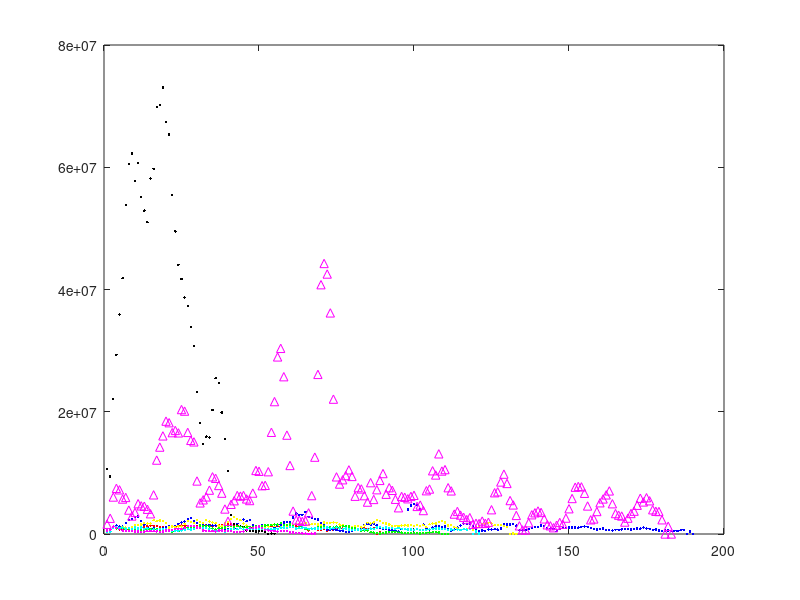

Recreate this plot in MATLAB.
clc
clear

figure(1);
dat1=[439538,206224,701334,503258,458875,451182,401277,457250,457172,529483,565096,646707,641012,632606,581880,610878,572951,609724,632236,660293,643567,691220,737443,722256,752948,803956,774540,660965,695683,666230,659363,674646,731936,706665,738374,765006,757470,783025,805384,737236,738942,720491,670441,683739,802320,760988,836078,844396,935968,841370,813110,762078,883028,751881,793960,870238,887263,813233,893908,860376,876909,883543,885245,825493,904910,842295,858391,898345,969560,972278,981195,983557,868099,781763,712776,705857,654862,708371,848310,789174,759653,802931,781996,696219,827951,883073,909426,1006859,990412,910499,931417,884362,838030,786129,764262,710409,716722,609047,658610,685002,715913,669593,701541,645582,663669,605048,606124,598643,643739,606667,568567,549683,456834,324760,211546,137192,90367,116911,135544,252634,276543,0,24464,41075];
dat2=[365362,311557,1185296,1377742,1199811,1238243,1826626,2278201,2465481,2787650,2840697,2129238,1505102,1028201,823815,952511,796888,794536,937584,1041873,1231459,1324742,1325629,1639192,1868419,2030134,2437796,2593112,2165634,1833752,1430234,1367364,1365462,1442961,1367795,1396559,965835,810093,776796,753128,843259,906888,1672089,2256697,2394283,2115213,2307801,1520099,969635,1322114,1433035,1391886,1495037,1469973,1066938,1390918,1510728,1912571,1956852,1965281,2681820,3344324,3141507,3153304,3592584,2796558,2635774,2483421,2389624,1814855,1593733,731678,722120,714188,663887,537619,520985,375035,392342,452246,613279,692923,911667,1431815,1655132,1490796,1671023,1407371,1005076,803638,871492,589705,606366,536875,426866,770382,1409352,3979832,4674872,4901050,4708171,4083390,1527853,886116,754665,1048536,1268252,1292166,1187054,1220896,725147,565234,711522,1054385,1397172,1707795,1613063,1691105,1256901,919172,536548,578640,497518,715610,729452,769894,724390,931635,1533713,1524582,1556699,1588606,1371732,573447,576806,615083,824149,1012396,1146667,1112675,1374516,1267919,978560,906193,838001,463657,828637,1028624,1027091,1043203,1052327,1034305,1040473,1182441,1202648,1181452,973481,796695,732294,820746,903944,663953,632105,561416,703218,678140,743425,821542,777515,712335,790887,873388,879654,1052621,917561,825666,681429,736071,550347,509287,554177,574330,461577,509309,517112,646706,687503,0,403748,46421];
dat3=[357750,319527,968083,1021173,1004367,1175581,1048315,949056,1163644,1473759,1494784,1578891,1771276,1729241,1722830,2278746,2091187,2233349,2129156,1790635,1045311,1234115,1074535,1259155,1229887,1671453,2102586,2000654,1844959,2325469,1931192,1845362,2295570,2051305,1875309,1786011,1368946,1203601,1741202,1964263,2488075,2782581,2443707,2277560,1743855,1388058,955749,931372,535767,752826,675994,1134987,1256730,1502843,1273018,1499867,1068218,1326478,1200020,1347127,1362606,1637995,1567773,1603912,1805727,1468241,1589451,1637281,1526877,1453712,1891808,1778139,1831654,1897035,1831166,1525358,1391357,1329642,1294552,1168551,1326887,1266427,1089356,1367667,1842468,1732875,1888485,2283783,2094179,1831278,1714374,1559487,1321647,1335183,1313745,1383945,1416806,1388055,1488636,1265861,1502867,1340732,1432786,1114700,1589854,1723138,1718438,1926669,2115239,1909446,1402021,1469318,1115818,955789,688355,813431,744004,795052,718026,1106778,1338337,1632924,1671983,1803920,1742693,1463315,1453879,1510347,1344521,1121542,0,80337,41434];
dat4=[10624746,9375989,22111999,29301025,35912139,41868621,53849196,60573217,62246930,57765398,60728102,55088254,52915083,51017345,58139883,59726224,69859984,70150984,73035155,67443163,65335677,55436744,49511358,44039102,41717531,38712785,37296950,33907834,30736343,23237401,18159451,14708260,15940733,15811024,20311513,25484094,24717411,19861566,15589983,10297370,3097529,1602009,1454405,1221360,1136698,593836,475745,481629,413695,498947,449010,367809,0,62460,44522];
dat5=[531020,335927,960100,924050,851609,948430,786303,845367,684029,643969,596276,640375,719544,671049,844799,812911,783474,609490,816836,595910,499863,433799,631163,476786,708372,831754,1031272,931131,1050847,1116818,1387333,1286129,1339721,1205000,916454,721392,930203,892838,1062078,1310346,1309637,1094847,1279556,1189521,1079462,1093234,1179312,1160032,1237933,1173837,1342469,1414386,1490932,1424358,1539106,1556505,1819971,1480814,1426546,1553418,1332104,1020457,1221615,1100629,829540,763154,874586,944772,1113334,1098307,1293205,1182787,1121976,1036549,1263407,1129015,1322535,1213333,1223579,935362,911301,607040,560537,601771,571044,323123,226301,144739,86218,159706,273871,368311,375820,353123,290530,212685,168002,167676,159054,156019,117655,107720,188952,211584,241728,307997,319989,237247,0,30334,19110];
dat6=[314855,399788,970583,1140363,1001788,1087354,876019,934242,806603,1051282,893915,1064764,863131,930296,597825,722046,680209,820792,846016,835791,696493,503894,523528,491587,557968,700389,813918,717254,777060,991651,966457,984873,965196,823831,613833,513225,457296,513919,441550,622645,817972,797502,781918,940340,770966,780571,872401,894006,837074,799742,777172,735628,769946,793762,834112,857692,1036010,1075393,1005889,1152122,1173332,924284,944078,1037152,970647,860274,890234,888385,904026,831334,949350,1043183,874214,937852,1075176,915258,804490,898788,722150,676102,642755,762799,646874,763729,771789,868636,865988,1069852,1140654,1008086,1040455,1013397,975431,853338,998830,829480,837105,748885,708161,644190,770179,626480,631484,670694,788207,838394,898700,927262,860298,800027,652155,737730,654280,741267,656844,774736,711894,832124,0,388627,95540];
dat7=[570139,725826,1208773,995269,785419,546830,470295,534119,485069,432608,386857,368351,382963,487863,518527,456885,414049,310912,378793,587332,565799,696200,858544,863924,790266,1022226,1330144,1325174,1265751,1056066,947044,594493,511917,476081,508435,423994,570538,563652,494646,480359,530284,314390,334122,348368,401548,685673,993029,959484,1051064,1235664,950800,637217,579976,512972,495963,423785,492830,501380,481371,264226,220071,157847,132791,109158,106695,0,70975,65557];
dat8=[1592399,2573171,6050637,7469000,7229136,5720338,5981237,3912343,2943803,3525897,4959016,4608344,4542435,4046306,3310060,6406866,12092147,14217785,16052392,18461689,18207361,16583104,16940783,16543218,20357680,20104156,16621697,15316942,15072705,8674585,5091624,5592044,6070440,7175138,9358079,9109164,7936272,6683961,4091130,2088311,4857925,5443495,6296746,6205570,6297839,5739742,5474351,6695632,10392478,10258037,7903755,7960435,10191834,16636499,21660054,28971738,30369325,25734330,16176732,11208751,3750752,2292288,2249259,2061934,2145550,3461252,6280963,12572754,26108852,40785638,44256624,42531016,36172193,22060640,9348668,8174242,8877094,9552024,10495756,9416520,6180432,7589539,7371763,6272023,5219411,8400875,5651950,7246095,8767912,9887222,6504906,7575163,7141510,5680223,4293106,6142841,6009714,5766097,6146600,6324228,4512760,4736271,3835325,7081734,7355383,10343008,9656195,13117586,10303697,10537068,7573513,7053849,3259988,3687688,3097592,2739191,2357580,2677575,1573626,1751890,1710384,2120332,1736720,1923329,3970932,6749976,6905438,8510915,9792459,8267117,5472496,4757629,3038108,1337380,669255,672951,1846412,3147918,3473344,3772374,3524936,2474898,1505065,1340674,1025723,1436906,1890926,1600014,2600768,4132250,5804598,7654167,7777828,7716204,6662001,4584483,2323299,2464253,3676814,5111726,5737095,6401701,7050066,4951015,3342433,3080568,2942170,1952945,2592103,3353651,3733626,4700482,5853033,5245397,5937772,5435918,3965060,3719005,3676020,2327296,0,1264381,0];
dat9=[475693,456832,970318,921158,736234,770266,704684,730264,743729,814067,889273,994361,1155137,1291922,1379087,1321934,1304272,1173107,1091410,1010316,1088776,1128186,1251754,1328696,1381840,1341083,1341886,1319188,1293618,1345288,1400382,1384016,1400111,1508492,1309884,1316921,1437013,1435095,1329662,1547405,1549035,1455676,1338552,1251922,1024724,1015173,960025,1087982,1170140,1335632,1269226,1330733,1296116,1272986,1233924,1277768,1183927,1165033,1259224,1244453,1228639,1245639,1131841,1005366,845589,601237,873342,789526,709996,735436,823884,590103,684922,693132,800543,893147,889839,858315,859800,903758,907227,866381,968808,976124,855481,854640,924038,0,266547];

%plot(1:length(dat1), dat1,'r.');
plot(1:length(dat9), dat9,'r.');
hold on
plot(1:length(dat2), dat2, 'b.');
plot(1:length(dat3), dat3, 'y.');
plot(1:length(dat4), dat4, 'k.');
plot(1:length(dat5), dat5, 'g.');
plot(1:length(dat6), dat6, 'c.');
plot(1:length(dat7), dat7, 'm.');
plot(1:length(dat8), dat8, 'm^');